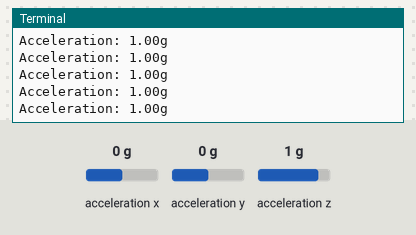
Bench run of a program on a simulated Raspberry Pi (BCM pin numbers). Parts: the last lines printed to the terminal. The test bench sets the inputs (shaded band); at power-on: acceleration x 0 g, acceleration y 0 g, acceleration z 1 g.

Above: at 1.2 s.
1.3 s: acceleration x set to -1.4 g
At 1.58 s:
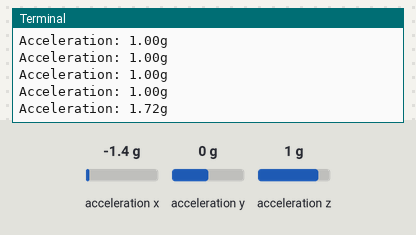
2.8 s: acceleration y set to -1.4 g
At 2.8 s:
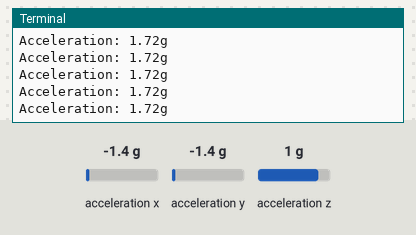
4.3 s: acceleration z set to -1.4 g
At 4.42 s:
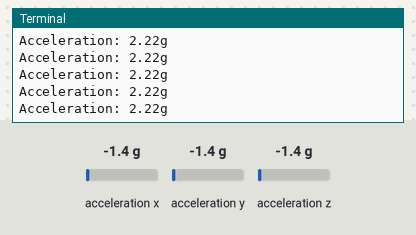
Timing chart, 0 to 7.3 s (numbered marks = the images above; inputs shaded):
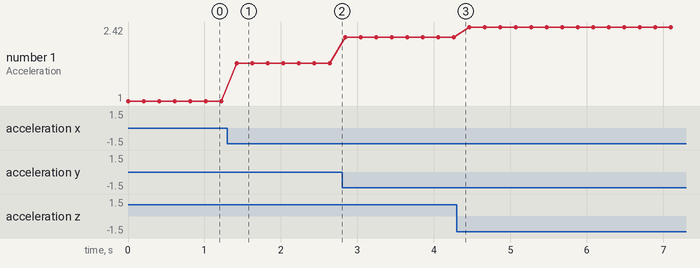

The program:

accDetect.py
```python
from smbus2 import SMBus
import time

MPU9250_ADDR = 0x68
PWR_MGMT_1 = 0x6B
ACCEL_XOUT_H = 0x3B

def read_raw_data(bus, addr):
    high = bus.read_byte_data(MPU9250_ADDR, addr)
    low = bus.read_byte_data(MPU9250_ADDR, addr+1)
    value = (high << 8) | low
    if value > 32768:
        value -= 65536
    return value

with SMBus(1) as bus:  # I2C1
    # Wake up MPU9250
    bus.write_byte_data(MPU9250_ADDR, PWR_MGMT_1, 0)
    print("MPU9250 initialized.")

    while True:
        accel_x = read_raw_data(bus, ACCEL_XOUT_H) / 16384.0
        accel_y = read_raw_data(bus, ACCEL_XOUT_H+2) / 16384.0
        accel_z = read_raw_data(bus, ACCEL_XOUT_H+4) / 16384.0

        total_acc = (accel_x**2 + accel_y**2 + accel_z**2)**0.5

        print(f"Acceleration: {total_acc:.2f}g")

        if total_acc > 2.5:  # Adjust threshold as needed
            print("?? Accident Detected!")

        time.sleep(0.2)
```

Measured:
- after the input at 1.3 s, the terminal: prints a new line after 0.12 s (image 1)
- plotted number 1: 1 → 1.72 after the input at 1.3 s, 1.72 → 2.22 after the input at 2.8 s, 2.22 → 2.42 after the input at 4.3 s
